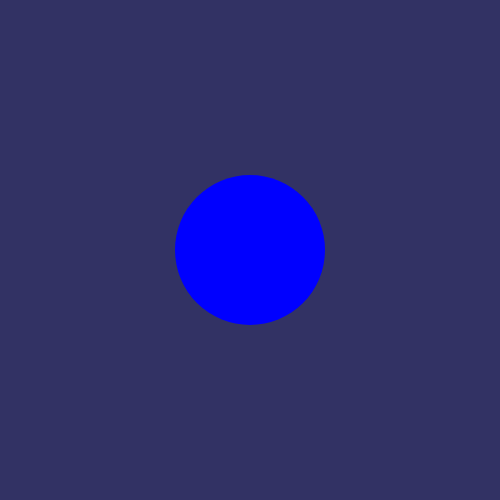
Frame 1 (no input)
Frame 60 (no input): identical to frame 1, image omitted
Frame 120 (the mouse pressed at the canvas centre since frame 60): identical to frame 1, image omitted

The p5.js sketch that drew this single still picture (run headless with seeded random() and noise() and a simulated clock; from frame 60 on, the mouse is pressed at the canvas centre):

// p5.js sketch
// ── sketch.js
var x = 250;
var y = 250;

function setup() {
  createCanvas(500, 500);
}

function draw() {
  background(50,50,100);
  noStroke();
  fill(0, 0, 255);
  ellipse(x, y, 150, 150);
  
  if (keyIsPressed) {
    if (keyCode == UP_ARROW) {
      y = max(75, y - 10);
    } else if (keyCode == DOWN_ARROW) {
      y = min(y + 10, 425);
    } else if (keyCode == RIGHT_ARROW) {
      x = min(x + 10, 425);
    } else if (keyCode == LEFT_ARROW) {
      x = max(75, x - 10);
    }
  }
}
